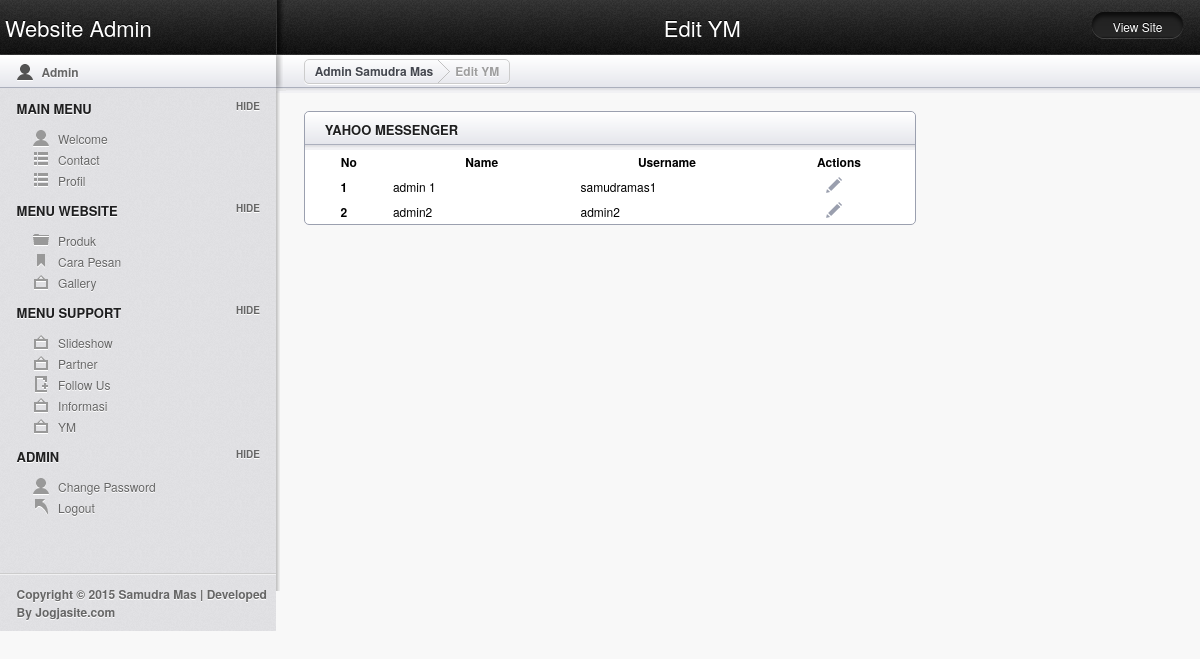
The page /@JafAdm10DSM/media.php?module=ym (signed in) on the database its author committed.
### tables this page shows
CREATE TABLE IF NOT EXISTS `ym` (
  `id_ym` int(11) NOT NULL AUTO_INCREMENT,
  `username` varchar(100) NOT NULL,
  `nama` varchar(200) NOT NULL,
  PRIMARY KEY (`id_ym`)
);

### @JafAdm10DSM/modul/mod_ym/ym.php (the view, shortened to what this page needs)
<?php
 if (empty($_SESSION['username']) AND empty($_SESSION['passuser'])){
  echo "<link href='style.css' rel='stylesheet' type='text/css'>
 <center>Untuk mengakses modul, Anda harus login <br>";
  echo "<a href=../../index.php><b>LOGIN</b></a></center>";
}
else { ?>
		<?php
		switch($_GET[act]){
			default:
		?>
		<article style="min-width:535px;" class="module width_3_quarter">
			<header><h3 class="tabs_involved">Yahoo Messenger</h3>
			</header>
			<table class='display' id='example'>
			<thead>
				<tr>
    				<th>No</th>
    				<th>Name</th>
    				<th width="30%">Username</th>
    				<th>Actions</th>
				</tr>
			</thead>
			<tbody>
			<?php
				$no=1;
				$ym = mysql_query("SELECT * FROM ym ORDER BY id_ym ASC");
				while($s=mysql_fetch_array($ym)){
				?>
				<tr>
    				<th><?php echo"$no" ?></th>
    				<td><?php echo"$s[nama]" ?></td>
    				<td width="30%"><?php echo"$s[username]" ?></td>
					<td style="text-align:center"><a href="<?php echo"?module=ym&act=edit&id=$s[id_ym]";?>"><input type="image" src="images/icn_edit.png" title="Replay"></a> </td>
				</tr>
			<?php $no++; } ?>
			</tbody>
			</table>
		</article>
		<?php break;
		?>
		<?php
		 } ?>
<?php } ?>

### @JafAdm10DSM/css/layout.css (style rules this page uses)
html, div, map, dt, isindex, form, header, aside, section, section, article, footer { display: block; }
html, body { height: 100%; margin: 0; padding: 0; font-family: "Helvetica Neue", Helvetica, Arial, Verdana, sans-serif; background: #F8F8F8; font-size: 12px; }
a:link, a:visited { color: #77BACE; text-decoration: none; }
#main h3 { color: #1F1F20; text-transform: uppercase; text-shadow: 0 1px 0 #fff; font-size: 13px; margin: 8px 20px; }
.module { border: 1px solid #9BA0AF; width: 100%; margin: 20px 3% 0 3%; margin-top: 20px; -webkit-border-radius: 5px; -moz-border-radius: 5px; border-radius: 5px; background: #ffffff; }
#main .module header h3 { display: block; width: 90%; float: left; }
.module header { height: 38px; width: 100%; background: #F1F1F4 url(../images/secondary_bar.png) repeat-x; -webkit-border-top-left-radius: 5px; -webkit-border-top-right-radius: 5px; -moz-border-radius-topleft: 5px; -moz-border-radius-topright: 5px; border-top-left-radius: 5px; border-top-right-radius: 5px; }
.width_3_quarter { width: 66%; margin-right: 0; float: left; }
#main .module header h3.tabs_involved { display: block; width: 60%; float: left; }

### @JafAdm10DSM/media/css/demo_table_jui.css (style rules this page uses)
table.display thead th { padding: 3px 0px 3px 10px; cursor: pointer; * cursor: hand; }
table.display { margin: 0 auto; width: 100%; clear: both; border-collapse: collapse; }
table.display td { padding: 3px 10px; }

### rows shown on the page
ym: nama "admin 1", username "samudramas1"
ym: nama "admin2", username "admin2"
